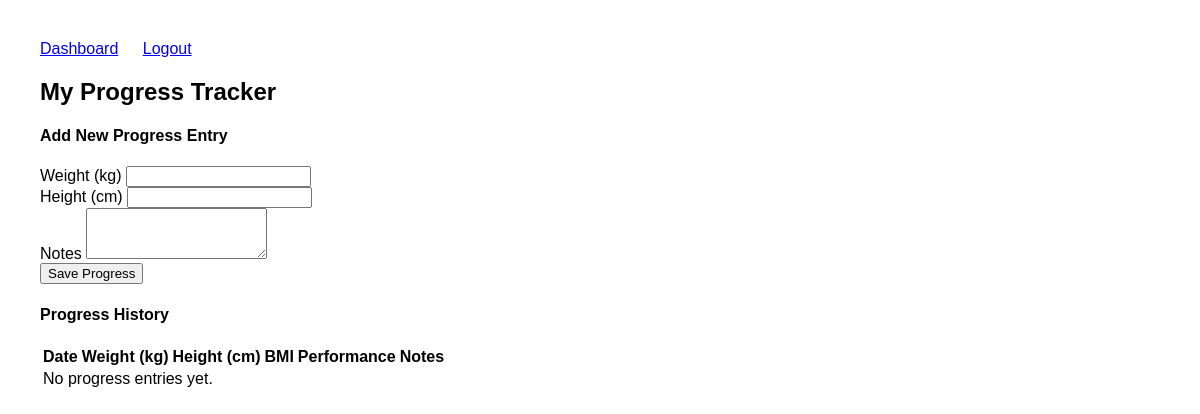
The app's page /dashboard/progress/ (signed in), older data.
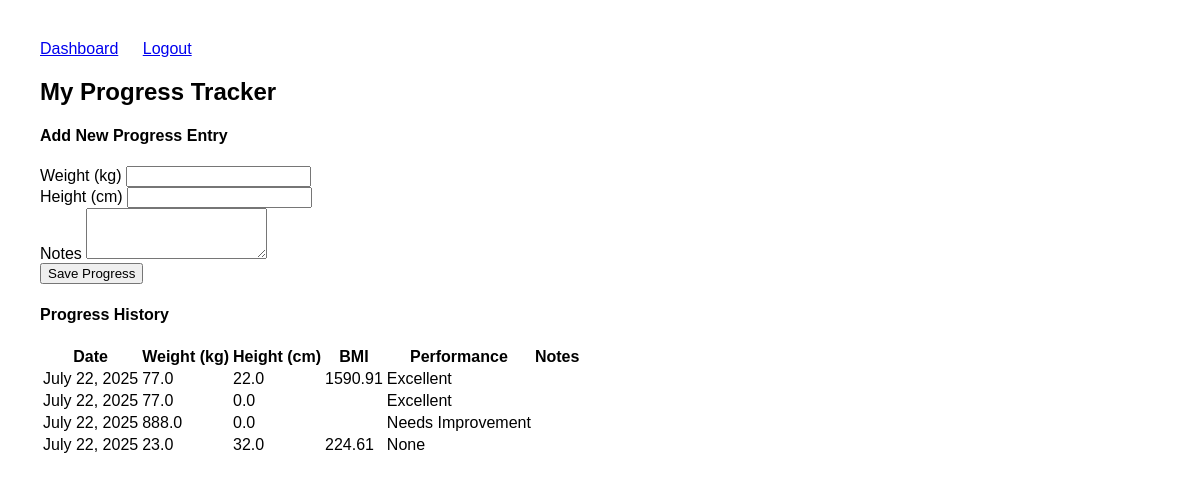
The same page, newer data.
### dashboard/models.py (models this page shows, shortened)
class MemberProgress(models.Model):
    PERFORMANCE_CHOICES = [
        ('excellent', 'Excellent'),
        ('good', 'Good'),
        ('average', 'Average'),
        ('needs_improvement', 'Needs Improvement')
    ]
    member = models.ForeignKey(CustomUser, on_delete=models.CASCADE,
                             related_name='progress_records')
    trainer = models.ForeignKey(CustomUser, on_delete=models.CASCADE,
                              limit_choices_to={'role': 'trainer'},
                              related_name='recorded_progress',
                              null=True, blank=True)  # Make trainer optional
    date = models.DateField(auto_now_add=True)
    weight = models.FloatField()
    height = models.FloatField()
    bmi = models.FloatField(blank=True, null=True)
    performance = models.CharField(max_length=20, choices=PERFORMANCE_CHOICES, null=True, blank=True)
    attendance = models.BooleanField(default=True)
    notes = models.TextField(blank=True)
    class Meta:
        ordering = ['-date']

### dashboard/views.py (the view, shortened to what this page needs)
# urls.py: path('progress/', views.member_progress, name='member_progress'),
@login_required
def member_progress(request):
    if request.user.role != 'member':
        return redirect('home')
    progresses = MemberProgress.objects.filter(member=request.user).order_by('-date')
    return render(request, 'member_progress.html', {'progresses': progresses})

### templates/member_progress.html (shortened to what this page needs)
{% extends 'base.html' %}
{% block content %}
<div class="container mt-4">
    <h2>My Progress Tracker</h2>
    <div class="card mb-4">
        <div class="card-body">
            <h4 class="card-title">Add New Progress Entry</h4>
            <form method="POST">
                <div class="row">
                    <div class="col-md-6">
                        <div class="form-group mb-3">
                            <label for="weight">Weight (kg)</label>
                            <input type="number" step="0.1" name="weight" id="weight"
                                   class="form-control" required>
                        </div>
                    </div>
                    <div class="col-md-6">
                        <div class="form-group mb-3">
                            <label for="height">Height (cm)</label>
                            <input type="number" step="0.1" name="height" id="height"
                                   class="form-control" required>
                        </div>
                    </div>
                </div>
                <div class="form-group mb-3">
                    <label for="notes">Notes</label>
                    <textarea name="notes" id="notes" class="form-control" rows="3"></textarea>
                </div>
                <button type="submit" class="btn btn-primary">Save Progress</button>
            </form>
        </div>
    </div>
    <div class="card">
        <div class="card-body">
            <h4 class="card-title">Progress History</h4>
            <table class="table table-striped mt-3">
                <thead>
                    <tr>
                        <th>Date</th>
                        <th>Weight (kg)</th>
                        <th>Height (cm)</th>
                        <th>BMI</th>
                        <th>Performance</th>
                        <th>Notes</th>
                    </tr>
                </thead>
                <tbody>
                    {% for p in progresses %}
                        <tr>
                            <td>{{ p.date }}</td>
                            <td>{{ p.weight }}</td>
                            <td>{{ p.height }}</td>
                            <td>{{ p.bmi|floatformat:2 }}</td>
                            <td>{{ p.get_performance_display }}</td>
                            <td>{{ p.notes }}</td>
                        </tr>
                    {% empty %}
                        <tr>
                            <td colspan="5" class="text-center">No progress entries yet.</td>
                        </tr>
                    {% endfor %}
                </tbody>
            </table>
        </div>
    </div>
</div>
{% endblock %}

### templates/base.html (shortened to what this page needs)
<!DOCTYPE html>
<html>
<head>
    <link rel="stylesheet" href="/static/css/styles.css">
</head>
<body>
    <nav>
        <a href="/dashboard/">Dashboard</a>
        {% include 'partials/logout_button.html' %}
    </nav>
    {% block content %}{% endblock %}
</body>
</html>

### templates/partials/logout_button.html
<a href="/logout/">Logout</a>

### static/css/styles.css (style rules this page uses)
body { font-family: Arial; margin: 40px; }
nav a { margin-right: 20px; }

Row changes from the older to the newer data that the page shows:
added MemberProgress: date "July 22, 2025", weight "77.0", height "22.0", bmi "1590.91", performance "Excellent"
added MemberProgress: date "July 22, 2025", weight "77.0", height "0.0", performance "Excellent"
added MemberProgress: date "July 22, 2025", weight "888.0", height "0.0", performance "Needs Improvement"
added MemberProgress: date "July 22, 2025", weight "23.0", height "32.0", bmi "224.61", performance "None"
Text that changed along with them:
text no longer shown: "No progress entries yet."
